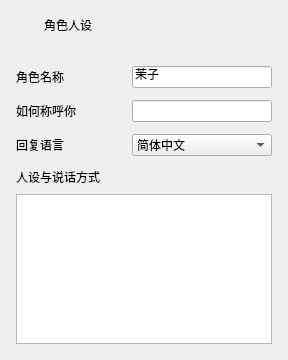
                                            <widget class="QFrame" name="personaCard">
                                              <property name="uiCard" stdset="0">
                                                <bool>true</bool>
                                              </property>
                                              <layout class="QVBoxLayout" name="personaCardLayout">
                                                <property name="leftMargin">
                                                  <number>0</number>
                                                </property>
                                                <property name="topMargin">
                                                  <number>0</number>
                                                </property>
                                                <property name="rightMargin">
                                                  <number>0</number>
                                                </property>
                                                <property name="bottomMargin">
                                                  <number>0</number>
                                                </property>
                                                <property name="spacing">
                                                  <number>0</number>
                                                </property>
                                                <item>
                                                  <widget class="QWidget" name="personaCardHeading">
                                                    <property name="cardHeading" stdset="0">
                                                      <bool>true</bool>
                                                    </property>
                                                    <layout class="QHBoxLayout" name="personaCardHeadingLayout" stretch="0,1">
                                                      <property name="leftMargin">
                                                        <number>14</number>
                                                      </property>
                                                      <property name="topMargin">
                                                        <number>14</number>
                                                      </property>
                                                      <property name="rightMargin">
                                                        <number>14</number>
                                                      </property>
                                                      <property name="bottomMargin">
                                                        <number>14</number>
                                                      </property>
                                                      <property name="spacing">
                                                        <number>9</number>
                                                      </property>
                                                      <item>
                                                        <widget class="QLabel" name="personaCardIcon">
                                                          <property name="text">
                                                            <string />
                                                          </property>
                                                          <property name="wordWrap">
                                                            <bool>true</bool>
                                                          </property>
                                                          <property name="minimumSize">
                                                            <size>
                                                              <width>21</width>
                                                              <height>21</height>
                                                            </size>
                                                          </property>
                                                          <property name="maximumSize">
                                                            <size>
                                                              <width>21</width>
                                                              <height>21</height>
                                                            </size>
                                                          </property>
                                                          <property name="iconName" stdset="0">
                                                            <string>person</string>
                                                          </property>
                                                        </widget>
                                                      </item>
                                                      <item>
                                                        <widget class="QLabel" name="personaCardTitle">
                                                          <property name="text">
                                                            <string>角色人设</string>
                                                          </property>
                                                          <property name="wordWrap">
                                                            <bool>true</bool>
                                                          </property>
                                                          <property name="cardTitle" stdset="0">
                                                            <bool>true</bool>
                                                          </property>
                                                        </widget>
                                                      </item>
                                                    </layout>
                                                    <property name="minimumSize">
                                                      <size>
                                                        <width>0</width>
                                                        <height>50</height>
                                                      </size>
                                                    </property>
                                                    <property name="maximumSize">
                                                      <size>
                                                        <width>16777215</width>
                                                        <height>50</height>
                                                      </size>
                                                    </property>
                                                  </widget>
                                                </item>
                                                <item>
                                                  <widget class="QWidget" name="personaCardBody">
                                                    <layout class="QGridLayout" name="personaGrid">
                                                      <property name="leftMargin">
                                                        <number>16</number>
                                                      </property>
                                                      <property name="topMargin">
                                                        <number>16</number>
                                                      </property>
                                                      <property name="rightMargin">
                                                        <number>16</number>
                                                      </property>
                                                      <property name="bottomMargin">
                                                        <number>16</number>
                                                      </property>
                                                      <property name="spacing">
                                                        <number>12</number>
                                                      </property>
                                                      <item row="0" column="0">
                                                        <widget class="QLabel" name="characterNameEditCaption">
                                                          <property name="text">
                                                            <string>角色名称</string>
                                                          </property>
                                                          <property name="wordWrap">
                                                            <bool>true</bool>
                                                          </property>
                                                          <property name="minimumSize">
                                                            <size>
                                                              <width>104</width>
                                                              <height>0</height>
                                                            </size>
                                                          </property>
                                                        </widget>
                                                      </item>
                                                      <item row="0" column="1">
                                                        <widget class="QLineEdit" name="characterNameEdit">
                                                          <property name="placeholderText">
                                                            <string />
                                                          </property>
                                                          <property name="text">
                                                            <string>茉子</string>
                                                          </property>
                                                        </widget>
                                                      </item>
                                                      <item row="1" column="0">
                                                        <widget class="QLabel" name="userNameEditCaption">
                                                          <property name="text">
                                                            <string>如何称呼你</string>
                                                          </property>
                                                          <property name="wordWrap">
                                                            <bool>true</bool>
                                                          </property>
                                                          <property name="minimumSize">
                                                            <size>
                                                              <width>104</width>
                                                              <height>0</height>
                                                            </size>
                                                          </property>
                                                        </widget>
                                                      </item>
                                                      <item row="1" column="1">
                                                        <widget class="QLineEdit" name="userNameEdit">
                                                          <property name="placeholderText">
                                                            <string />
                                                          </property>
                                                          <property name="text">
                                                            <string />
                                                          </property>
                                                        </widget>
                                                      </item>
                                                      <item row="2" column="0">
                                                        <widget class="QLabel" name="replyLanguageComboCaption">
                                                          <property name="text">
                                                            <string>回复语言</string>
                                                          </property>
                                                          <property name="wordWrap">
                                                            <bool>true</bool>
                                                          </property>
                                                          <property name="minimumSize">
                                                            <size>
                                                              <width>104</width>
                                                              <height>0</height>
                                                            </size>
                                                          </property>
                                                        </widget>
                                                      </item>
                                                      <item row="2" column="1">
                                                        <widget class="QComboBox" name="replyLanguageCombo">
                                                          <property name="editable">
                                                            <bool>false</bool>
                                                          </property>
                                                          <item>
                                                            <property name="text">
                                                              <string>简体中文</string>
                                                            </property>
                                                          </item>
                                                          <item>
                                                            <property name="text">
                                                              <string>英文</string>
                                                            </property>
                                                          </item>
                                                          <item>
                                                            <property name="text">
                                                              <string>日文</string>
                                                            </property>
                                                          </item>
                                                        </widget>
                                                      </item>
                                                      <item row="3" column="0" colspan="2">
                                                        <widget class="QWidget" name="personaEditorGroup">
                                                          <layout class="QVBoxLayout" name="personaEditorLayout">
                                                            <property name="leftMargin">
                                                              <number>0</number>
                                                            </property>
                                                            <property name="topMargin">
                                                              <number>0</number>
                                                            </property>
                                                            <property name="rightMargin">
                                                              <number>0</number>
                                                            </property>
                                                            <property name="bottomMargin">
                                                              <number>0</number>
                                                            </property>
                                                            <property name="spacing">
                                                              <number>8</number>
                                                            </property>
                                                            <item>
                                                              <widget class="QLabel" name="personaPromptCaption">
                                                                <property name="text">
                                                                  <string>人设与说话方式</string>
                                                                </property>
                                                                <property name="wordWrap">
                                                                  <bool>true</bool>
                                                                </property>
                                                              </widget>
                                                            </item>
                                                            <item>
                                                              <widget class="QPlainTextEdit" name="personaEdit">
                                                                <property name="placeholderText">
                                                                  <string />
                                                                </property>
                                                                <property name="minimumSize">
                                                                  <size>
                                                                    <width>0</width>
                                                                    <height>120</height>
                                                                  </size>
                                                                </property>
                                                                <property name="maximumSize">
                                                                  <size>
                                                                    <width>16777215</width>
                                                                    <height>150</height>
                                                                  </size>
                                                                </property>
                                                                <property name="plainText">
                                                                  <string />
                                                                </property>
                                                              </widget>
                                                            </item>
                                                          </layout>
                                                        </widget>
                                                      </item>
                                                      <property name="sizeConstraint">
                                                        <enum>QLayout::SizeConstraint::SetMinimumSize</enum>
                                                      </property>
                                                    </layout>
                                                  </widget>
                                                </item>
                                                <property name="sizeConstraint">
                                                  <enum>QLayout::SizeConstraint::SetMinimumSize</enum>
                                                </property>
                                              </layout>
                                            </widget>
